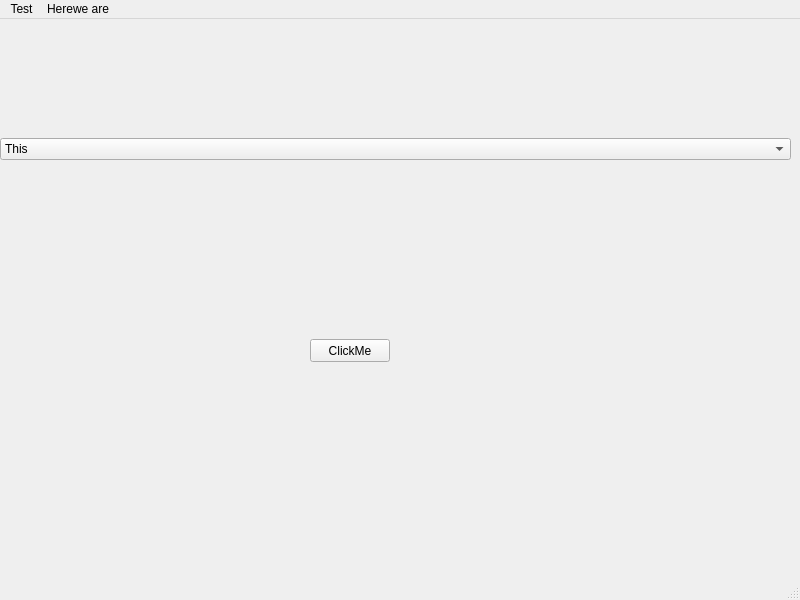
<?xml version="1.0" encoding="UTF-8"?>
<ui version="4.0">
 <class>MainWindow</class>
 <widget class="QMainWindow" name="MainWindow">
  <property name="geometry">
   <rect>
    <x>0</x>
    <y>0</y>
    <width>800</width>
    <height>600</height>
   </rect>
  </property>
  <property name="windowTitle">
   <string>MainWindow</string>
  </property>
  <widget class="QWidget" name="centralwidget">
   <widget class="QWidget" name="verticalLayoutWidget">
    <property name="geometry">
     <rect>
      <x>0</x>
      <y>10</y>
      <width>791</width>
      <height>241</height>
     </rect>
    </property>
    <layout class="QVBoxLayout" name="verticalLayout">
     <item>
      <widget class="QComboBox" name="comboBoxTEST">
       <item>
        <property name="text">
         <string>This</string>
        </property>
       </item>
       <item>
        <property name="text">
         <string>is</string>
        </property>
       </item>
       <item>
        <property name="text">
         <string>a</string>
        </property>
       </item>
       <item>
        <property name="text">
         <string>test</string>
        </property>
       </item>
      </widget>
     </item>
    </layout>
   </widget>
   <widget class="QPushButton" name="pushButton">
    <property name="geometry">
     <rect>
      <x>310</x>
      <y>320</y>
      <width>80</width>
      <height>23</height>
     </rect>
    </property>
    <property name="text">
     <string>ClickMe</string>
    </property>
   </widget>
  </widget>
  <widget class="QMenuBar" name="menubar">
   <property name="geometry">
    <rect>
     <x>0</x>
     <y>0</y>
     <width>800</width>
     <height>20</height>
    </rect>
   </property>
   <widget class="QMenu" name="menuTest">
    <property name="title">
     <string>Test</string>
    </property>
    <addaction name="actionThings"/>
    <addaction name="actionMore_things"/>
   </widget>
   <widget class="QMenu" name="menuHerewe_are">
    <property name="title">
     <string>Herewe are</string>
    </property>
    <addaction name="actionI_am_a_button"/>
   </widget>
   <addaction name="menuTest"/>
   <addaction name="menuHerewe_are"/>
  </widget>
  <widget class="QStatusBar" name="statusbar"/>
  <action name="actionThings">
   <property name="text">
    <string>things</string>
   </property>
  </action>
  <action name="actionMore_things">
   <property name="text">
    <string>more things</string>
   </property>
  </action>
  <action name="actionI_am_a_button">
   <property name="text">
    <string>i am a button</string>
   </property>
  </action>
 </widget>
 <resources/>
 <connections/>
</ui>
